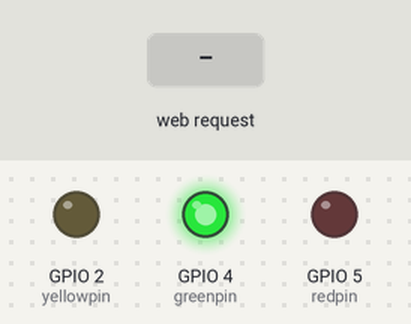
The sketch below on a simulated ESP32. Shown: output pins drawn as LEDs (lit = HIGH). Dashed ring = blinking. Inputs (shaded band) come from the test bench. WiFi joins after 1.5 s; servers stay silent unless stated; what the sketch prints to the serial monitor is not drawn.

Above: at 3.7 s.
3.8 s: HTTP request GET /blink received
At 4.2 s:
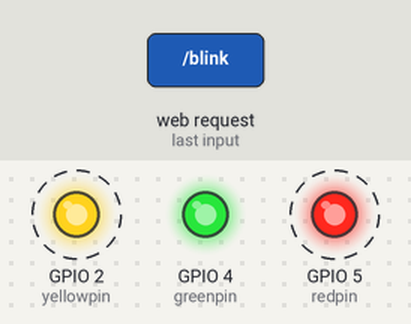
6.8 s: HTTP request GET /alternate received
At 7.2 s:
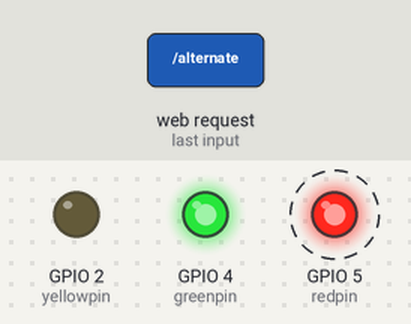
9.8 s: HTTP request GET / received
At 10.2 s:
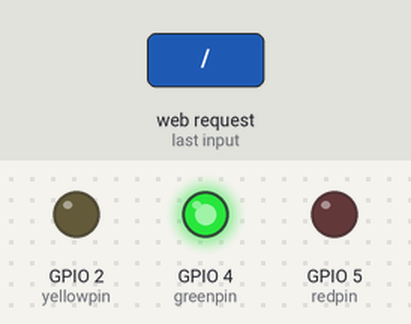
Timing chart, 0 to 12.8 s (numbered marks = the images above; inputs shaded):
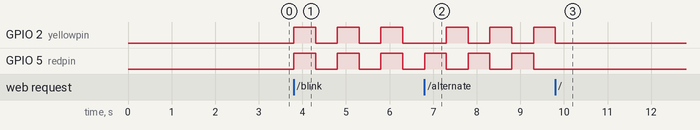

Measured:
- after the input at 3.8 s, GPIO 2 (yellowpin), GPIO 5 (redpin): alternates HIGH for 0.50 s and LOW for 0.50 s, starting at once
- after the input at 9.8 s, GPIO 2 (yellowpin): goes on until 9.8 s, then stays LOW; GPIO 5 (redpin): stops changing and stays LOW

The sketch:

esp_simple_iot.ino
```cpp
#include <WiFi.h>
#include <WebServer.h>
#define redpin 5
#define greenpin 4
#define yellowpin 2
const char* ssid     = "Airtel 4G MiFi_80C1";
const char* password = "03133503";

WebServer server(80);

String led_staus = "off";

void setup() {
  Serial.begin(115200);
  pinMode(yellowpin,OUTPUT);
  pinMode(redpin,OUTPUT);
  pinMode(greenpin,OUTPUT);
  WiFi.begin(ssid, password);
  while (WiFi.status() != WL_CONNECTED) {
  delay(500);
  Serial.print(".");
  }
  Serial.println("");
  Serial.println("WiFi connected..!");
  Serial.print("Got IP: ");  Serial.println(WiFi.localIP());
  delay(1000);

//  create endpoints
  server.on("/",handle_OnConnect); //index
  server.on("/blink",handle_OnBlink); //blink led
  server.on("/off",handle_OffLED); //off led
  server.on("/alternate",handle_OnAlternate); // alternate led
  server.onNotFound(handle_OntFound); //not found
  server.begin();
  Serial.println("HTTP Server Started");
  digitalWrite(greenpin,HIGH);
}

void loop() {
  server.handleClient();

  if(led_staus == "off"){
    digitalWrite(redpin,LOW);
    digitalWrite(yellowpin,LOW);
  }
  else if(led_staus == "blink"){
    digitalWrite(redpin,HIGH);
    digitalWrite(yellowpin,HIGH);
    delay(500);
    digitalWrite(redpin,LOW);
    digitalWrite(yellowpin,LOW);
    delay(500);
  }

  else if(led_staus == "alternate"){
    digitalWrite(redpin,HIGH);
    digitalWrite(yellowpin,LOW);
    delay(500);
    digitalWrite(redpin,LOW);
    digitalWrite(yellowpin,HIGH);
    delay(500);
  }
}
String getHTML(){
  String htmlcode = "<!DOCTYPE html> <html>\n";
  htmlcode += "<head><meta name=\"viewport\" content=\"width=device-width, initial-scale=1.0, user-scalable=no\">\n";
  htmlcode +="<tittle> LED PLAYGROUND</tittle>\n";
//styles
  htmlcode +="<style>html { font-family: Helvetica; display: inline-block; margin: 0px auto; text-align: center;}\n";
  htmlcode +="body{margin-top: 50px;} h1 {color: #444444;margin: 50px auto 30px;} h3 {color: #444444;margin-bottom: 50px;}\n";
  htmlcode +=".button {display: block;width: 80px;background-color: #3498db;border: none;color: white;padding: 13px 30px;text-decoration: none;font-size: 25px;margin: 0px auto 35px;cursor: pointer;border-radius: 4px;}\n";
  htmlcode +=".button-on {background-color: #3498db;}\n";
  htmlcode +=".button-on:active {background-color: #2980b9;}\n";
  htmlcode +=".button-off {background-color: #34495e;}\n";
  htmlcode +=".button-off:active {background-color: #2c3e50;}\n";
  htmlcode +="p {font-size: 14px;color: #888;margin-bottom: 10px;}\n";
  htmlcode +="</style>\n";

  htmlcode +="</head>\n";
  htmlcode +="<body>\n";
  htmlcode +="<h1>ESP32 Demo WebServer</h1>\n";
  htmlcode +="<h3>This is a simple ESP32 WebServer in STA mode</h3>\n";
  htmlcode +="<a class=\"button button-off\" href=\"/blink\"> Blink</a>\n";
  htmlcode +="<a class=\"button button-off\" href=\"/alternate\"> Alternate</a>\n";
  htmlcode +="<a class=\"button button-off\" href=\"/off\">OFF</a>\n";
  return htmlcode;
}

void handle_OnConnect(){
  led_staus = "off";
  Serial.println("LED Status: OFF");
  server.send(200,"text/html",getHTML());
}

void handle_OnBlink(){
  led_staus = "blink";
  Serial.println("LED Status: BLINK");
  server.send(200,"text/html",getHTML());
}
void handle_OffLED(){
  led_staus = "off";
  Serial.println("LED Status: OFF");
  server.send(200,"text/html",getHTML());
}

void handle_OnAlternate(){
  led_staus = "alternate";
  Serial.println("LED Status: ALTERNATE");
  server.send(200,"text/html",getHTML());
}

void handle_OntFound(){
  server.send(404,"text/html","Page Not Found");
}
```
